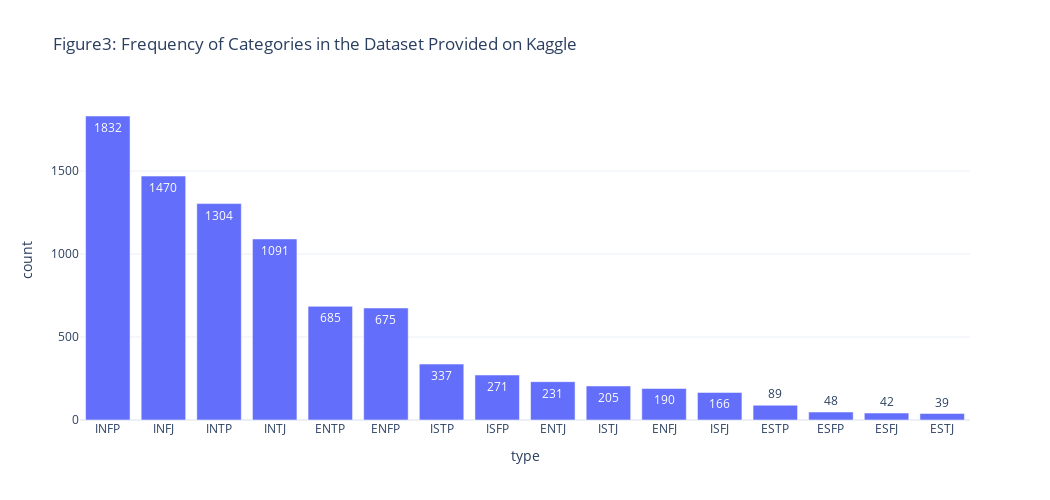

Notebook cell for this chart:
### Markdown cell above
## Data from Kaggle

### Code cell
figs['원래자료'].layout['title']['text']='Figure3: Frequency of Categories in the Dataset Provided on Kaggle'
figs['원래자료'].layout['width']=1050
figs['원래자료'].layout['height']=500
figs['원래자료']

### Figure 1 — Plotly figure (JSON) as saved in the notebook; plotly's stock layout.template omitted (floating-point values rounded to 4 significant figures)
{"data": [{"alignmentgroup": "True", "hovertemplate": "type=%{x}<br>count=%{text}<extra></extra>", "legendgroup": "", "marker": {"color": "#636efa", "pattern": {"shape": ""}}, "name": "", "offsetgroup": "", "orientation": "v", "showlegend": false, "text": [1832, 1470, 1304, 1091, 685, 675, 337, 271, 231, 205, 190, 166, 89, 48, 42, 39], "textposition": "auto", "type": "bar", "x": ["INFP", "INFJ", "INTP", "INTJ", "ENTP", "ENFP", "ISTP", "ISFP", "ENTJ", "ISTJ", "ENFJ", "ISFJ", "ESTP", "ESFP", "ESFJ", "ESTJ"], "xaxis": "x", "y": [1832, 1470, 1304, 1091, 685, 675, 337, 271, 231, 205, 190, 166, 89, 48, 42, 39], "yaxis": "y"}], "layout": {"barmode": "relative", "height": 500, "legend": {"tracegroupgap": 0}, "title": {"text": "Figure3: Frequency of Categories in the Dataset Provided on Kaggle"}, "width": 1050, "xaxis": {"anchor": "y", "autorange": true, "domain": [0, 1], "range": [-0.5, 15.5], "title": {"text": "type"}, "type": "category"}, "yaxis": {"anchor": "x", "autorange": true, "domain": [0, 1], "range": [0, 1928.0], "title": {"text": "count"}, "type": "linear"}}}
